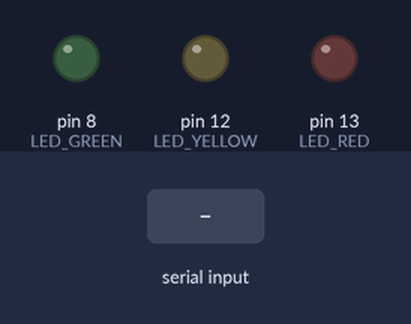
A sketch run on a simulated Arduino Uno, built with avr-gcc and run on an emulated ATmega328P. Shown: output pins drawn as LEDs (lit = HIGH). The test bench sets the inputs (shaded band).

Above: at 1.2 s.
1.3 s: "Inverter" received over Serial
At 3.6 s:
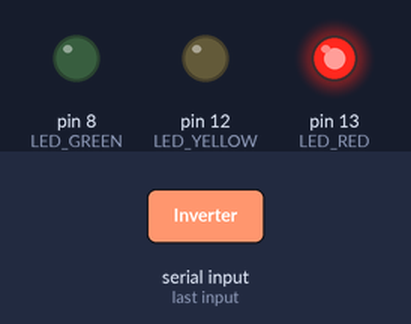
4.3 s: "Charge Controller" received over Serial
At 6.0 s:
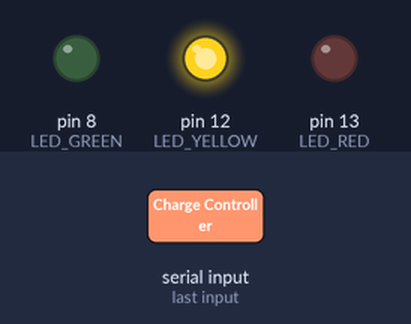
6.8 s: "Battery" received over Serial
At 8.7 s:
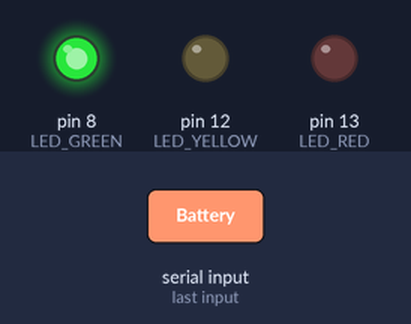
Timing chart, 0 to 11.3 s (numbered marks = the images above; inputs shaded):
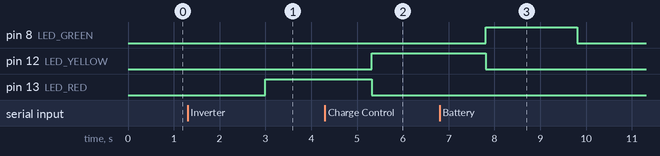

The sketch:

led.ino
```cpp
#include <SoftwareSerial.h>
int passOn = 69;   // Password to turn on LED
int passOff = 420; // Password to turn off LED

int LED_RED = 13; // Pin 12 is connected to LED
int LED_YELLOW = 12;
int LED_GREEN = 8;

String msg;

void setup()
{
  pinMode(LED_RED, OUTPUT);  // Initialize pin 12 as an output
  digitalWrite(LED_RED, LOW);// Turns off LED to begin
  pinMode(LED_YELLOW, OUTPUT);  // Initialize pin 12 as an output
  digitalWrite(LED_YELLOW, LOW);// Turns off LED to begin
  pinMode(LED_GREEN, OUTPUT);  // Initialize pin 12 as an output
  digitalWrite(LED_GREEN, LOW);// Turns off LED to begin
  Serial.begin(9600);
}
void loop()
{
  msg = Serial.readString();
  digitalWrite(LED_RED, LOW);
  digitalWrite(LED_YELLOW, LOW);
  digitalWrite(LED_GREEN, LOW);
  if (msg == "Inverter") {
    digitalWrite(LED_RED, HIGH);
  } if (msg == "Charge Controller") {
    digitalWrite(LED_YELLOW, HIGH);
  } if (msg == "Battery") {
    digitalWrite(LED_GREEN, HIGH);
  }
  delay(1000);
}
```

Measured:
- after the input at 1.3 s, pin 13 (LED_RED): LOW → HIGH after 1.7 s
- after the input at 4.3 s, pin 12 (LED_YELLOW): LOW → HIGH after 1.0 s; pin 13 (LED_RED): HIGH → LOW after 1.0 s instead of 0.70 s
- after the input at 6.8 s, pin 8 (LED_GREEN): LOW → HIGH after 1.0 s, → LOW 2.0 s later; pin 12 (LED_YELLOW): HIGH → LOW after 1.0 s instead of 0.52 s
